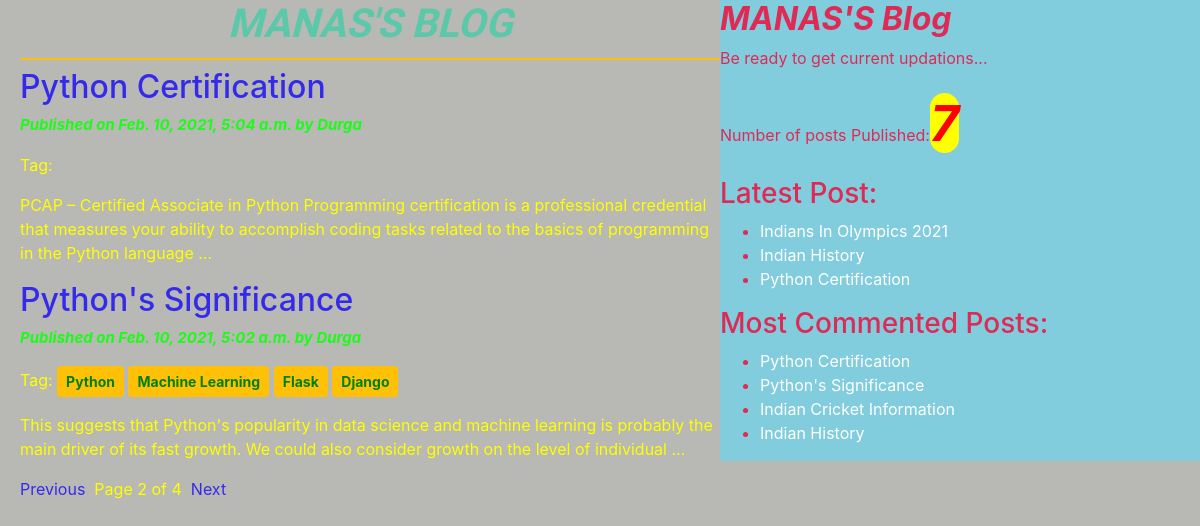
Screenshot of /?page=2 with the database file from the repository.
### blog/models.py (models this page shows, shortened)
class Post(models.Model):
    STATUS_CHOICES=(('draft','Draft'),('published','Published'))
    title=models.CharField(max_length=150)
    slug=models.SlugField(max_length=250,unique_for_date='publish')
    author=models.ForeignKey(User,on_delete=models.CASCADE,related_name='blog_posts')
    body=models.TextField()
    publish=models.DateTimeField(default=timezone.now)
    created=models.DateTimeField(auto_now_add=True)
    updated=models.DateTimeField(auto_now=True)
    status=models.CharField(max_length=10,choices=STATUS_CHOICES,default='draft')
    objects=CustomManager()
    tags=TaggableManager()
    class Meta:
        ordering=('-publish',)
    def get_absolute_url(self):
        return reverse("post_detail",args=[self.publish.year,self.publish.strftime('%m'),self.publish.strftime('%d'),self.slug])

### blog/views.py (the view)
# urls.py: path('', views.post_list_view),
def post_list_view(request,tag_slug=None):
    post_list=Post.objects.all()
    tag=None
    if tag_slug:
        tag=get_object_or_404(Tag,slug=tag_slug)
        post_list=post_list.filter(tags__in=[tag])
    paginator=Paginator(post_list,2)
    page_number=request.GET.get('page')
    try:
        post_list=paginator.page(page_number)
    except PageNotAnInteger:
        post_list=paginator.page(1)
    except EmptyPage:
        post_list=paginator.page(paginator.num_pages)
    return render(request,'blog/post_list.html',{'post_list':post_list,'tag':tag})

### blog/models.py (called while the page is built)
    def get_queryset(self):
        return super().get_queryset().filter(status='published')

### blog/templatetags/blog_tags.py (called while the page is built)
@register.simple_tag
def total_posts():
    return Post.objects.count()

@register.inclusion_tag('blog/show_latest_posts123.html')
def show_latest_posts(count=3):
    latest_post=Post.objects.order_by('-publish')[:count]
    return {'latest_post':latest_post}

@register.simple_tag
def get_most_commented_post(count=4):
    most_commented_post=Post.objects.annotate(total_comments=Count('comments')).order_by('-total_comments')[:count]
    return most_commented_post

### templates/blog/post_list.html (shortened to what this page needs)
<!DOCTYPE html>
{% extends 'blog/base.html'%}
{% load static %}
{% block content_block %}
<h1 ><strong><em>MANAS'S BLOG</em></strong></h1>
     {% for post in post_list%}
       <a href="{{post.get_absolute_url}}"> <h2>{{post.title}}</h2></a>
       <p class="date">Published on {{post.publish}} by {{post.author|title}}</p>
       <p>Tag:
         {% for tag in post.tags.all %}
         <a class='btn btn-warning btn-sm' style="font-weight:bold;color:green;"
         href="{% url 'post_list_by_tag_name' tag.slug %}">{{tag.name|title}}</a>
         {% endfor %}
       </p>
       {{post.body|truncatewords:30|linebreaks }}
     {%endfor%}
     {% include 'blog/pagination.html' with page=post_list%}
{%endblock%}

### templates/blog/base.html (shortened to what this page needs)
<!DOCTYPE html>
{% load blog_tags %}
{% load static %}
<html lang="en" dir="ltr">
  <head>
    <link rel="stylesheet" href="{% static "css/bootstrap.css" %}">
    <link rel="stylesheet" href="{% static "css/blog.css" %}">
  </head>
  <body>
    <div class="content">
      {% block content_block %}
      {%endblock%}
    </div>
    <div class="sidebar">
      <h2><strong><em>MANAS'S Blog</em></strong></h2>
    <p>Be ready to get current updations...</p>
    <p>Number of posts Published:<span id='publish'>{%total_posts%}</span></p>
    <h3>Latest Post:</h3>{% show_latest_posts %}
    <h3>Most Commented Posts:</h3>
    {% get_most_commented_post as most_commented_post%}
    <ul>
      {% for post in most_commented_post%}
      <li > <a style="color:white;" href="{{post.get_absolute_url}}">{{post.title}}</a></li>
      {% endfor%}
    </ul>
    </div>
  </body>
</html>

### templates/blog/show_latest_posts123.html
<ul>
  {% for post in latest_post %}
  <li > <a style="color:white;" href="{{post.get_absolute_url}}">{{post.title}}</a></li>
  {% endfor %}
</ul>

### statics/css/blog.css (style rules this page uses)
.content { width:60%; float: left; padding-left: 20px; height: 100%; }
.sidebar { float:right; background: #81cdde; width: 40%; padding-top: 0px; height: 100%; color: #de2a54; }
.date { color:#1dfc19; font-weight: bold; font-style: italic; font-size: 15px; }
body { background: #b8b8b4; color: yellow; }
h1 { text-align: center; border-bottom: 2px solid #ffc107; padding-bottom: 10px; font-family: 'Reggae One', cursive; color: #ffd240; }
a { color: #342aeb; }
#publish { font-size: 50px; font-weight: bold; color: red; font-style: italic; background: yellow; border-radius: 100px; }

### rows the page displays
Post: title "Python Certification", publish "Feb. 10, 2021, 5:04 a.m.", author "Durga", body "PCAP – Certified Associate in Python Programming certification is a professional credential that measures your ability to accomplish coding tasks related to the basics of programming in the Python language …"
Post: title "Python's Significance", publish "Feb. 10, 2021, 5:02 a.m.", author "Durga", body "This suggests that Python's popularity in data science and machine learning is probably the main driver of its fast growth. We could also consider growth on the level of individual …"
Tag: name "Python"
Tag: name "Machine Learning"
Tag: name "Flask"
Tag: name "Django"
Post: title "Indians In Olympics 2021"
Post: title "Indian History"
Post: title "Indian Cricket Information"

### other values shown
{{ page.number }} "2"
{{ page.paginator.num_pages }} "4"
